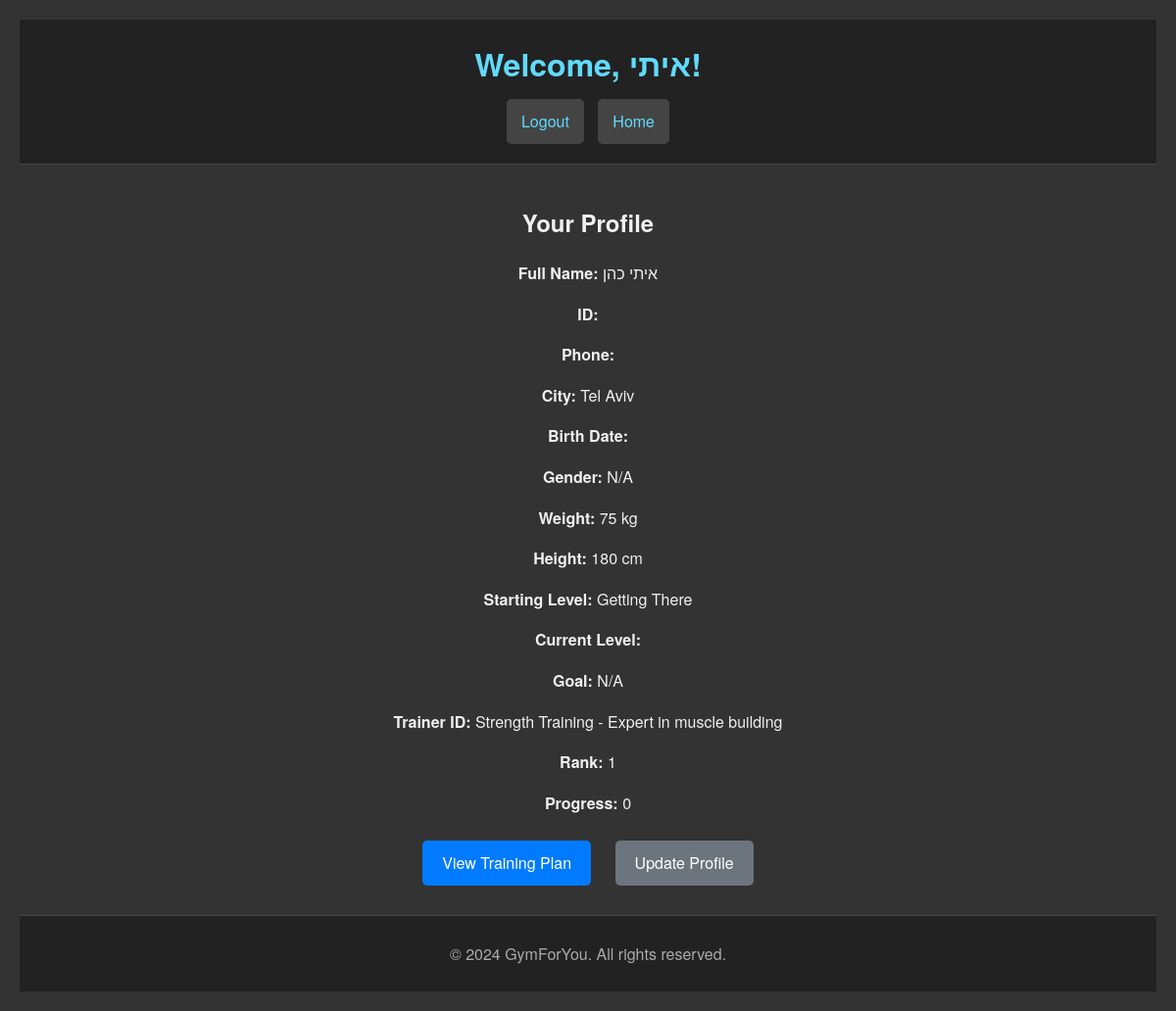
The app's page /user_dashboard (signed in) with its own data.
### app/models/models.py (models this page shows)
class Users(db.Model):
    __tablename__ = 'Users'
    Id = db.Column(db.Integer, primary_key=True)
    Name = db.Column(db.String(50))
    LastName = db.Column(db.String(50))
    Pelepone = db.Column(db.String(50))
    NumCity = db.Column(db.Integer)
    Thisdata = db.Column(db.String(50))
    Password = db.Column(db.String(50))
    Date = db.Column(db.String(50))
    Gender = db.Column(db.Integer)
    Weight = db.Column(db.Integer)
    Height = db.Column(db.Integer)
    LevelStart = db.Column(db.Integer)
    LevelNow = db.Column(db.Integer)
    Goal = db.Column(db.Integer)
    Trainer = db.Column(db.Boolean)
    Rank = db.Column(db.Integer)
    Itkadmot = db.Column(db.Integer)

class City(db.Model):
    __tablename__ = 'Cities'
    CodeCity = db.Column(db.Integer, primary_key=True)
    NameCity = db.Column(db.String, nullable=False)

class LevelStart(db.Model):
    __tablename__ = 'LevelStart'
    CodeLevelStart = db.Column(db.Integer, primary_key=True)
    NameLevelStart = db.Column(db.String, nullable=False)

### app/routes/views.py (the view)
@bp.route('/user_dashboard')
def user_dashboard():
    if 'Id' not in session:
        flash('You need to log in to access the dashboard')
        return redirect(url_for('views.login'))
    user_id = session['Id']
    user_details = UsersService.get_user_details(user_id)
    return render_template('user_dashboard.html', user=user_details)

### app/templates/user_dashboard.html (shortened to what this page needs)
<!DOCTYPE html>
<html lang="en">
<head>
    <link rel="stylesheet" href="{{ url_for('static', filename='css/style.css') }}">
</head>
<body>
    <header>
        <h1>Welcome, {{ user['Name'] }}!</h1>
        <nav>
            <div class="nav-links">
                <a href="{{ url_for('views.logout') }}"> Logout</a>
                <a href="{{ url_for('views.home') }}"> Home</a>
            </div>
        </nav>
    </header>
    <main>
        <h2>Your Profile</h2>
        <p><strong>Full Name:</strong> {{ user['Name'] }} {{ user['LastName'] }}</p>
        <p><strong>ID:</strong> {{ user['Id'] }}</p>
        <p><strong>Phone:</strong> {{ user['Pelepone'] }}</p>
        <p><strong>City:</strong> {{ user['City'] }}</p>
        <p><strong>Birth Date:</strong> {{ user['Thisdata'] }}</p>
        <p><strong>Gender:</strong> {{ user['Gender'] }}</p>
        <p><strong>Weight:</strong> {{ user['Weight'] }} kg</p>
        <p><strong>Height:</strong> {{ user['Height'] }} cm</p>
        <p><strong>Starting Level:</strong> {{ user['LevelStart'] }}</p>
        <p><strong>Current Level:</strong> {{ user['LevelNow'] }}</p>
        <p><strong>Goal:</strong> {{ user['Goal'] }}</p>
        <p><strong>Trainer ID:</strong> {{ user['Trainer'] }}</p>
        <p><strong>Rank:</strong> {{ user['Rank'] }}</p>
        <p><strong>Progress:</strong> {{ user['Itkadmot'] }}</p>
        <section class="call-to-action">
            <a href="#" class="btn btn-primary">View Training Plan</a>
            <a href="#" class="btn btn-secondary">Update Profile</a>
        </section>
    </main>
    <footer>
        <div class="footer-content">
            <p>© 2024 GymForYou. All rights reserved.</p>
        </div>
    </footer>
</body>
</html>

### app/static/css/style.css (style rules this page uses)
body { font-family: 'Helvetica Neue', Arial, sans-serif; background-color: #333; color: #f0f0f0; margin: 0; padding: 20px; line-height: 1.6; display: flex; flex-direction: column; min-height: 100vh; }
header { background-color: #222; padding: 20px 0; text-align: center; border-bottom: 1px solid #444; }
header h1 { margin: 0; color: #61dafb; }
nav div.nav-links { margin-top: 10px; }
nav div.nav-links a { color: #61dafb; text-decoration: none; padding: 10px 15px; border-radius: 5px; transition: all 0.3s ease; display: inline-block; margin: 0 5px; background-color: #444; }
main { padding: 20px; text-align: center; flex: 1; }
.btn { padding: 10px 20px; font-size: 16px; color: white; background-color: #007bff; border: none; border-radius: 5px; text-decoration: none; cursor: pointer; display: inline-block; margin: 10px; transition: background-color 0.3s, box-shadow 0.3s; }
.btn-secondary { background-color: #6c757d; }
footer { background-color: #222; color: #aaa; text-align: center; padding: 10px 0; width: 100%; border-top: 1px solid #444; margin-top: auto; }

### records on screen
Users: Name "איתי", LastName "כהן"
City: City "Tel Aviv"
LevelStart: LevelStart "Getting There"

### other values on screen
{{ user['Gender'] }} "N/A"
{{ user['Weight'] }} "75"
{{ user['Height'] }} "180"
{{ user['Goal'] }} "N/A"
{{ user['Trainer'] }} "Strength Training - Expert in muscle building"
{{ user['Rank'] }} "1"
{{ user['Itkadmot'] }} "0"
